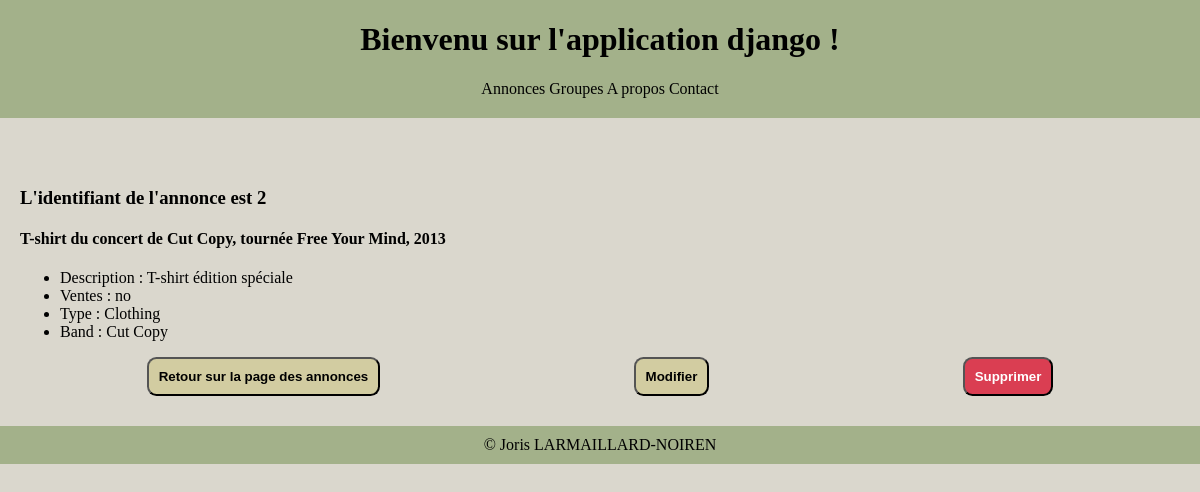
The page /ads/2/ on the database its author committed.
### listings/models.py (models this page shows, shortened)
class Listing(models.Model):
    class Type(models.TextChoices):
        RECORDS = 'RE'
        CLOTHING = 'CL'
        POSTERS = 'PO'
        MISCELLANEOUS = 'MI'
    title = models.fields.CharField(max_length=100)
    description = models.fields.CharField(max_length=300)
    sold = models.fields.BooleanField(default=False)
    year = models.fields.IntegerField(
        validators=[MinValueValidator(1900), MaxValueValidator(2024)]
    )
    type = models.fields.CharField(choices=Type.choices, max_length=5)
    listing_cover = models.ImageField(upload_to="albums/listings_covers/", null=True, blank=True)
    band = models.ForeignKey(Band, null=True, on_delete=models.SET_NULL)

class Band(models.Model):
    class Genre(models.TextChoices):
        HIP_HOP = 'HH'
        SYNTH_POP = 'SP'
        ALTERNATIVE_ROCK = 'AR'
        K_POP = 'KP'
        ZOUK = 'ZK'
    name = models.fields.CharField(max_length=100)
    genre = models.fields.CharField(choices=Genre.choices, max_length=5)
    biography = models.fields.CharField(max_length=1000)
    year_formed = models.fields.IntegerField(
        validators=[MinValueValidator(1900), MaxValueValidator(2024)]
    )
    active = models.BooleanField(default=True)
    official_homepage = models.fields.URLField(null=True, blank=True)
    band_cover = models.ImageField(upload_to="albums/bands_covers/", null=True, blank=True)
    def __str__(self):
        return f'{self.name}'

### listings/views.py (the view)
# urls.py: path("ads/<int:ad_id>/", views.ad_detail, name="ad-detail"),
def ad_detail(request, ad_id):
    ad = Listing.objects.get(id=ad_id)
    return render(request,
                  'listings/ad_detail.html',
                  {'ad_id': ad_id, 'ad': ad})

### listings/templates/listings/ad_detail.html
{% extends 'listings/base.html' %}
{% block content %}
    <h3>L'identifiant de l'annonce est {{ ad_id }}</h3>
    <section>
        <h4>{{ ad.title }}</h4>
        <ul>
            <li>Description : {{ ad.description }}</li>
            <li>Ventes : {{ ad.sold|yesno }}</li>
            <li>Type : {{ ad.get_type_display }}</li>
            <li>Band : {{ ad.band }}</li>
        </ul>
    </section>
    <div class="conteneur-bouton">
        <div class="contenu-bouton">
            <div>
                <a href="{% url 'ads-list' %}">
                    <button class="bouton-retour">Retour sur la page des annonces</button>
                </a>
            </div>
            <div>
                <a href="{% url 'ad-update' ad_id %}">
                    <button class="bouton">Modifier</button>
                </a>
            </div>
            <div>
                <a href="{% url 'ad-delete' ad_id %}">
                    <button class="bouton-supprimer">Supprimer</button>
                </a>
            </div>
        </div>
    </div>
{% endblock %}

### listings/static/listings/style.css (style rules this page uses)
:root { --main-bg-color: #a3b18a; --common-bg-color: #D2CCA1; --common-txt-color: white; }
hmtl, body { font-family: Futura; background-color: #dad7cd; height: 100%; margin: 0; }
body { display: flex; flex-direction: column; }
a { text-decoration: none; color: inherit; }
.conteneur-bouton { text-align: center; margin: 10px auto; }
.contenu-bouton { display: flex; justify-content: space-around; }
.bouton-retour, .bouton, .bouton-supprimer { font-weight: bold; border-radius: .25cm; padding: 10px; }
.bouton-retour, .bouton { background-color: var(--common-bg-color); }
.bouton-supprimer { background-color: #DA3E52; color: white; }

### rows shown on the page
Listing: title "T-shirt du concert de Cut Copy, tournée Free Your Mind, 2013", description "T-shirt édition spéciale", sold "no", type "Clothing", band "Cut Copy"

### other values the page prints
{{ ad_id }} "2"
